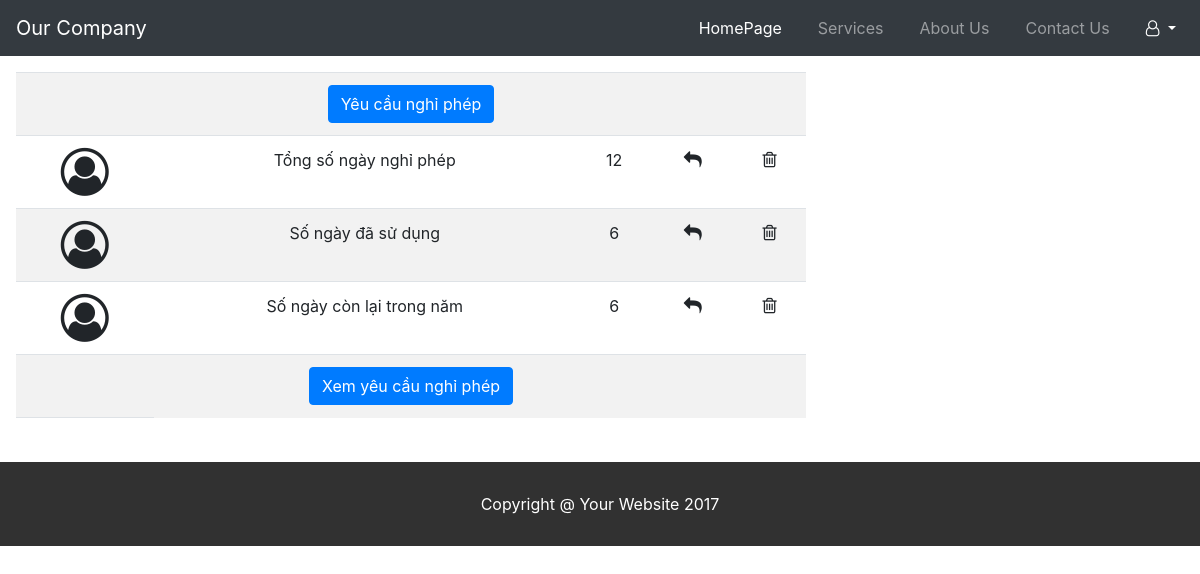
Screenshot of /truongphong/dayoff_manager.php (signed in) with the database file from the repository.
### tables this page shows
CREATE TABLE `dayoff_employee` (
  `id` int(11) NOT NULL,
  `name` varchar(255) NOT NULL,
  `tentk` varchar(255) NOT NULL,
  `tongso` int(11) NOT NULL,
  `ngaydasudung` int(11) NOT NULL,
  `ngayconlai` int(11) NOT NULL
);

### db.php (called while the page is built, shortened)
<?php
    function open_database() {
        $conn = new mysqli(HOST, USER, PASSWORD, DB);
        return $conn;
    }
	function get_dayoff_by_tentk($tentk){
        $conn = open_database();
		$sql = "SELECT * FROM dayoff_employee WHERE tentk = ?";
		$stm = $conn->prepare($sql);
        $stm->bind_param('s', $tentk);
        if (!$stm->execute()){
            return array('code' => 1, 'message' => 'Không thể thực thi câu lệnh sql');
        }
		$result = $stm->get_result();
        $data = array();
        while($row = $result->fetch_assoc())
		{
            $data[] = $row;
        }
        return array('code'=>0, 'data'=>$data);
    }
?>

### truongphong/dayoff_manager.php (the view, shortened to what this page needs)
<?php
	require_once('../db.php');
	$user = $_SESSION['user'];
?>
<!DOCTYPE html>
<html lang="en">
<head>
	<link rel="stylesheet" href="https://maxcdn.bootstrapcdn.com/bootstrap/4.5.2/css/bootstrap.min.css">
	<link rel="stylesheet" href="https://cdnjs.cloudflare.com/ajax/libs/font-awesome/4.7.0/css/font-awesome.min.css">
    <link rel="stylesheet" href="../style.css">
</head>
<body>
    <nav class="navbar navbar-expand-md bg-dark navbar-dark">
		<a class="navbar-brand" href="#">Our Company</a>
		<div class="collapse navbar-collapse" id="collapsibleNavbar">
			<ul class="navbar-nav ml-auto">
				<li class="nav-item">
					<a class="nav-link" href="truongphong.php" style="color: white;">HomePage</a>
				</li>
				<li class="nav-item">
					<a class="nav-link" href="#">Services</a>
				</li>
				<li class="nav-item">
					<a class="nav-link" href="#">About Us</a>
				</li>
				<li class="nav-item">
					<a class="nav-link" href="#">Contact Us</a>
				</li>
				<li class="nav-item" style = "cursor: pointer;">
					<div class="dropdown">
						<a class="dropdown-toggle nav-link" id="dropdownMenuButton" data-toggle="dropdown" data-display="static" aria-haspopup="true" aria-expanded="false" style="color: white;">
							<span><i class="fa fa-user-o" aria-hidden="true"></i></span>
						</a>
					</div>
				</li>
			</ul>
		</div>
    </nav>
		<div class="row">
<?php
	$result1 = get_dayoff_by_tentk($user);
	$data1 = $result1['data'];
	foreach ($data1 as $item){
		$tongso = $item['tongso'];
		$ngaydasudung = $item['ngaydasudung'];
		$ngayconlai = $item['ngayconlai'];
	}
?>
			<div class="col-lg-8 card-info">
				<table class="table table-striped mt-3 mx-3" style="border-collapse: collapse; margin: auto">
					<tbody>
						<tr>
							<td colspan="8">
								<a href="" class="btn btn-primary" data-toggle="modal" data-target="#add-dayoff">Yêu cầu nghỉ phép</a>
							</td>
						</tr>
						<tr>
							<td><i class="fa fa-user-circle-o" style="font-size:48px"></i></td>
							<td colspan="4">Tổng số ngày nghỉ phép</td>
							<td><?=$tongso?></td>
							<td><i class="fa fa-mail-reply" style="font-size:18px"></i></td>
							<td><i class="fa fa-trash-o" style="font-size:18px"></i></td>
						</tr>
						<tr>
							<td><i class="fa fa-user-circle-o" style="font-size:48px"></i></td>
							<td colspan="4">Số ngày đã sử dụng</td>
							<td><?=$ngaydasudung?></td>
							<td><i class="fa fa-mail-reply" style="font-size:18px"></i></td>
							<td><i class="fa fa-trash-o" style="font-size:18px"></i></td>
						</tr>
						<tr>
							<td><i class="fa fa-user-circle-o" style="font-size:48px"></i></td>
							<td colspan="4">Số ngày còn lại trong năm</td>
							<td><?=$ngayconlai?></td>
							<td><i class="fa fa-mail-reply" style="font-size:18px"></i></td>
							<td><i class="fa fa-trash-o" style="font-size:18px"></i></td>
						</tr>
						<tr>
							<td colspan="8">
								<a href="xemyeucau.php" class="btn btn-primary">Xem yêu cầu nghỉ phép</a>
							</td>
						</tr>
						<tr>
							<td>
							</td>
						</tr>
					</tbody>
				</table>
			</div>
		</div>
    <p class="footer-text">Copyright @ Your Website 2017</p>
</body>
</html>

### style.css (style rules this page uses)
* { box-sizing: border-box; }
.footer-text { background-color: rgba(0, 0, 0, 0.808); color: white; text-align: center; padding: 30px; margin-top: 20px; }
table { width: 100%; text-align: center; }
td { padding: 10px; }
a { text-decoration: none; }
.nav-item { margin-left: 20px; }
body { min-height: 100vh; }

### rows the page displays
dayoff_employee: tongso "12", ngaydasudung "6", ngayconlai "6"
